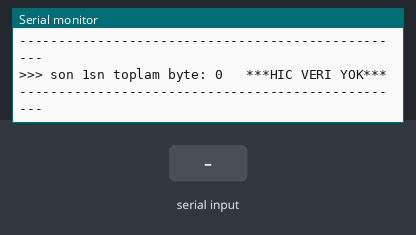
Simulated run of this sketch. Board: Arduino Uno, built with avr-gcc and run on an emulated ATmega328P. Parts: the last lines printed to the serial monitor. The inputs (shaded band) are chosen by the test bench.

Above: at 1.3 s.
1.4 s: "1" received over the second serial link
At 1.9 s:
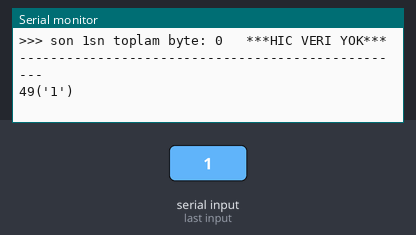
3.5 s: "0" received over the second serial link
At 3.9 s:
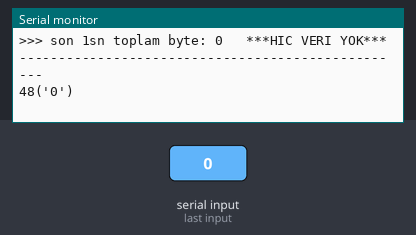

The sketch:

hc05_test_alici.ino
```cpp
// HC-05 TEST - ALICI (HAM VERI MONITOR)  MOTOR YOK.
// Amac: kumandadan (verici) HC-05 uzerinden veri GELIYOR MU gormek.
// Protokolden bagimsiz: gelen her byte'i oldugu gibi yazar.
// Kumandada hangi kod olursa olsun (checksum'li/text/binary) fark etmez.
//
// Baglanti:
//   HC-05 TXD -> Arduino pin 10
//   HC-05 RXD -> Arduino pin 11
//   HC-05 VCC -> 5V, GND -> GND
// Serial Monitor: 9600 baud

#include <SoftwareSerial.h>
SoftwareSerial BT(10, 11);  // RX=10 (HC-05 TXD), TX=11 (HC-05 RXD)

unsigned long sonOzet = 0;
long byteSayac = 0;

void setup() {
  Serial.begin(9600);
  BT.begin(9600);
  Serial.println("=== HC-05 HAM VERI MONITOR ===");
  Serial.println("HC-05'ten gelen her byte asagida yazilir.");
  Serial.println("Byte geliyorsa link CALISIYOR. Her saniye toplam byte sayisi yazilir.");
  Serial.println("--------------------------------------------------");
}

void loop() {
  while (BT.available()) {
    int b = BT.read();
    byteSayac++;

    // Byte'i hem sayi hem (yazilabilirse) karakter olarak goster
    Serial.print(b);
    if (b >= 32 && b <= 126) {       // yazilabilir karakter
      Serial.print("('");
      Serial.print((char)b);
      Serial.print("')");
    }
    Serial.print(' ');
  }

  // Her saniye ozet
  if (millis() - sonOzet > 1000) {
    sonOzet = millis();
    Serial.println();
    Serial.print(">>> son 1sn toplam byte: ");
    Serial.print(byteSayac);
    Serial.println(byteSayac == 0 ? "   ***HIC VERI YOK***" : "   (veri geliyor)");
    Serial.println("--------------------------------------------------");
    byteSayac = 0;
  }
}
```

Measured:
- after the input at 1.4 s, the serial monitor: prints a new line at once (image 1)
- after the input at 3.5 s, the serial monitor: prints a new line at once (image 2)
